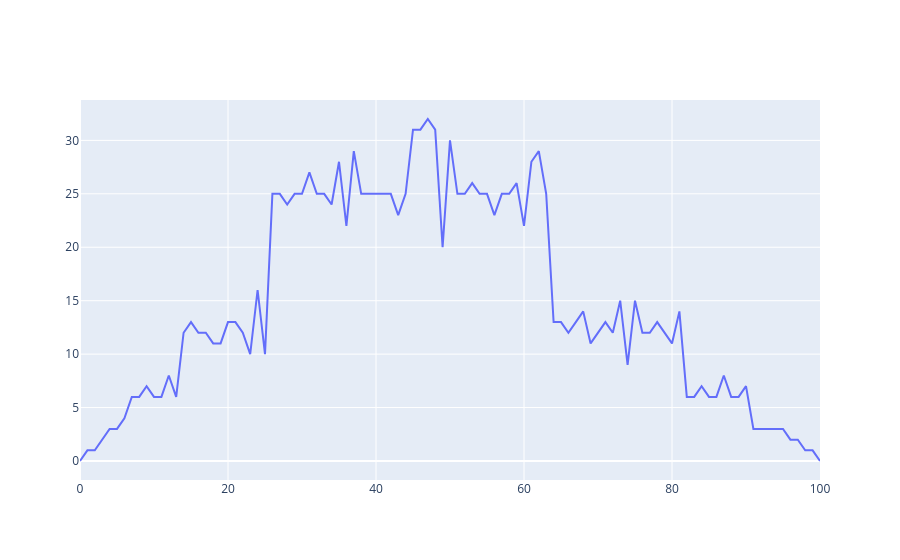
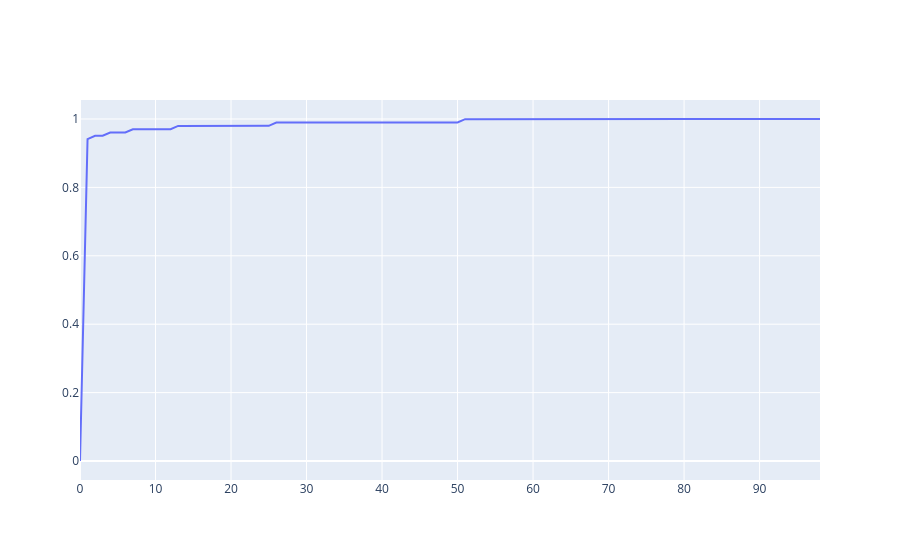

The cell these charts' notebook holds for them, in order:
### Code cell
plotPolicyGP(policyStarGP)
plotValueGP(vStarGP)
